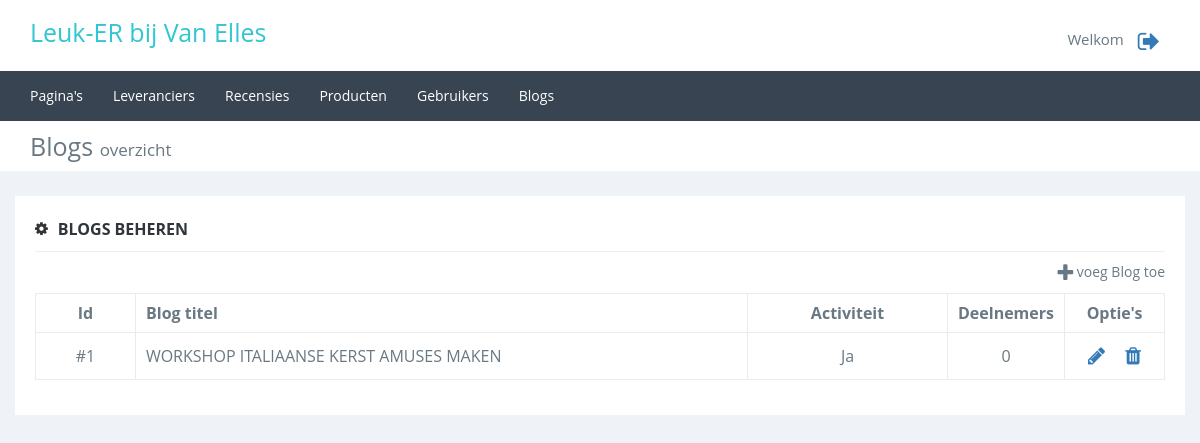
/admin/blog_admin.php (signed in), run on the app's committed database.
### tables this page shows
CREATE TABLE `blog` (
  `blog_id` int(11) NOT NULL,
  `user_id` int(11) NOT NULL,
  `title` varchar(45) NOT NULL,
  `subtitle` varchar(45) NOT NULL,
  `inhoud` mediumtext NOT NULL,
  `korte_inhoud` varchar(250) NOT NULL,
  `datum` datetime DEFAULT NULL,
  `beschrijving` varchar(2000) NOT NULL,
  `kernwoorden` varchar(150) NOT NULL,
  `img_name` varchar(45) NOT NULL,
  `activiteit` int(1) NOT NULL DEFAULT '0' COMMENT '0 = Nee, 1 = Ja',
  `inschrijving` int(1) NOT NULL DEFAULT '0' COMMENT '0 = Nee, 1 = Ja',
  `inschrijving_aantal` int(3) DEFAULT NULL,
  `verwijderd` int(1) NOT NULL DEFAULT '0' COMMENT '0=nee,1=ja'
);

### admin/classes/blog.class.php (called while the page is built, shortened)
<?php
class blog
{
    private $_db;
    public function __construct()
    {
        $this->_db = new Connection();
        $this->_db = $this->_db->databaseConnection();
    }
    public function getAllblog()
    {
        try {
            $query = $this->_db->prepare('
                   SELECT *
                   FROM blog
                ');
            if ($query->execute()) {
                return $content = $query->fetchAll();
            } else {
                return false;
            }
        } catch (PDOexception $e) {
            return false;
        }
    }
    public function getDeelnemers($blog_id)
    {
        try {
            $query = $this->_db->prepare('
                    SELECT COUNT(blog_id)
                    FROM inschrijvingen
                    WHERE blog_id = :id
                ');
            $query->bindValue(":id", $blog_id);
            if ($query->execute()) {
                return $content = $query->fetch()[0];
            } else {
                return false;
            }
        } catch (PDOexception $e) {
            return false;
        }
    }
}

### admin/classes/connection.class.php (called while the page is built, shortened)
<?php
class Connection {
    public function databaseConnection() {
        try {
            $this->_db = new PDO('mysql:host=localhost;dbname=vanelles', 'root', '');
            return $this->_db;
        } catch (PDOException $e) {
            echo "<h3>Let op</h3>Er is helaas een probleem met het verbinden van de server, probeer het later nog eens.";
            exit;
        }
    }
}

### admin/blog_admin.php (the view, shortened to what this page needs)
<div class="content">
    <?php
    include_once('includes/header.php');
    $blog = new blog();
    $bloglist = $blog->getAllblog();
    ?>
<div class="pagetitel marbot">
    <div class="container">
        <div class="row">
            <div class="col-xs-12">Blogs <span>overzicht</span></div>
        </div>
    </div>
</div>
<div class="container">
    <div class="row">
        <div class="col-xs-12 inhoud">
            <div class="titel">
                <i class="fa fa-cog"></i><span>Blogs beheren</span>
            </div>
            <div class="row">
                <div class="col-xs-6"></div>
                <div class="col-xs-6 text-right"><a href="blog_up.php" id="pvt"><i class="fa fa-plus"></i> voeg Blog toe</a></div>
            </div>
            <?php
            if($bloglist != false) {
                echo '
                        <table class="maintable" style="margin-bottom: 20px;">
                            <thead>
                                <tr>
                                    <th>Id</th>
                                    <th>Blog titel</th>
                                    <th>Activiteit</th>
                                    <th>Deelnemers</th>
                                    <th style="width: 100px;">Optie\'s</th>
                                </tr>
                            </thead>
                            <tbody>';
                foreach($bloglist as $value) {
                    $blog_id = $value['blog_id'];
                    $deeln = $blog->getDeelnemers($blog_id);
                    echo '
                            <tr>
                                <td>#'.$value['blog_id'].'</td>
                                <td>'.$value['title'].'</td>
                    <td>'; if($value["activiteit"] == 1){
                                        echo"Ja";
                                    }else{
                                        echo"Nee";
                                    }
                    echo'</td>
                                <td>'; if($value["activiteit"] == 1){
                                    echo $deeln;
                                    } else {
                                    echo"Geen";
                                    }
                    echo '</td>
                                <td><a href="blog_bewerk.php?bewerkid='.$value['blog_id'].'" title="Bewerken" data-id="'.$value['blog_id'].'"><i class="fa fa-pencil"></i></a><a class="confirm" href="blog_admin.php?verid='.$value['blog_id'].'" title="Verwijderen" data-id="'.$value['blog_id'].'"><i class="fa fa-trash"></i></a></td>
                            </tr>';
                }
                echo '
                            </tbody>
                        </table>';
            }
            ?>
        </div>
    </div>
</div>
</div>
</body>
</html>

### admin/css/main.css (style rules this page uses)
body, h1, h2, h3, h4, h5, h6 { font-family: "Open Sans",sans-serif; }
a, button, code, div, img, input, label, li, p, pre, select, span, svg, table, td, textarea, th, ul { -webkit-border-radius: 0!important; -moz-border-radius: 0!important; border-radius: 0!important; }
body { background-color: #EFF3F8; color: #697882 }
.marbot { margin-bottom: 25px; }
.content { margin-top: 121px; }
.content .pagetitel { background-color: #fff; height: 50px; font-size: 25px; }
.content .pagetitel .col-xs-12 { padding-top: 8px; }
.content .pagetitel span { font-size: 17px; }
.content .inhoud { padding: 12px 20px 15px; background-color: #fff; }
.content .inhoud .titel { border-bottom: 1px solid #eee; margin-bottom: 10px; font-family: "Open Sans",sans-serif; color: #333; font-size: 14px; padding: 10px 0; }
.content .inhoud .titel i { font-size: 15px; font-weight: 300; margin-top: 3px; float: left; display: inline-block; margin-right: 10px; }
.content .inhoud .titel span { font-weight: 700; text-transform: uppercase; color: #2f353b!important; font-size: 16px; }
.content #pvt { padding-bottom: 10px; display: inline-block; color: #697882; text-decoration: none; border: none; background: none; }
.content #pvt i { font-size: 20px; vertical-align: middle; }
.maintable { width: 100%; }
.maintable td, .maintable th { padding: 8px 10px; border: 1px solid #e7ecf1; }
.maintable tr td:nth-child(1), .maintable tr th:nth-child(1) { text-align: center; width: 100px; }
.maintable tr td:nth-child(3), .maintable tr th:nth-child(3) { text-align: center; width: 200px; }
.maintable tr td:nth-child(4), .maintable tr th:nth-child(4) { text-align: center; width: 100px; }
.maintable tr td:nth-child(5), .maintable tr th:nth-child(5) { text-align: center; width: 100px; }
.maintable tr td i { padding: 5px 10px; font-size: 20px; }

### data on the page
blog: blog_id "1", title "WORKSHOP ITALIAANSE KERST AMUSES MAKEN", activiteit "Ja", deeln "0"
